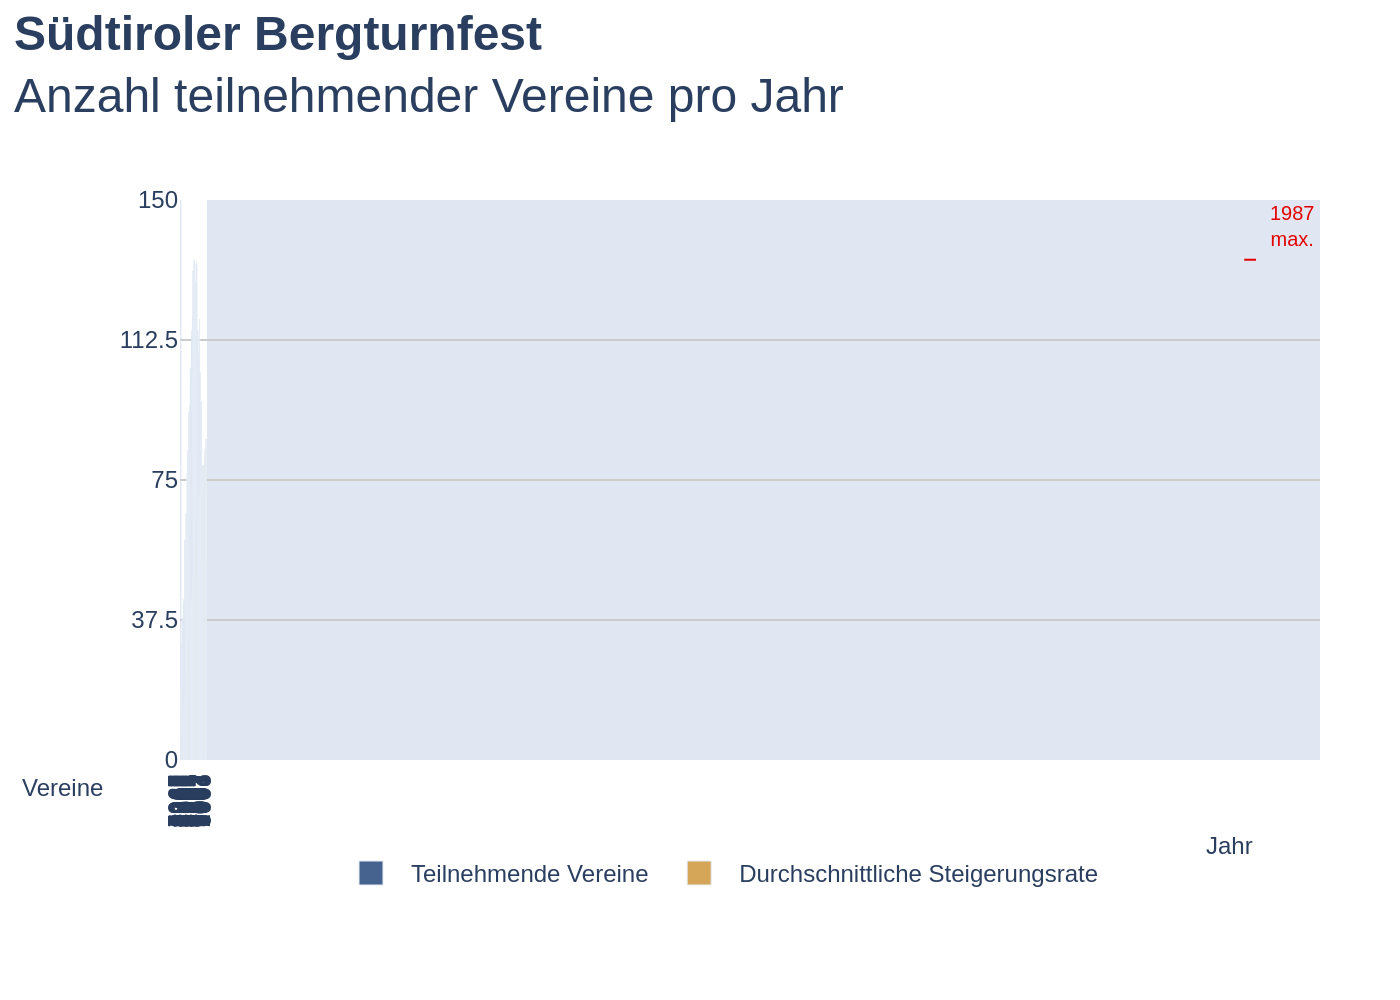

Recreate this plot in Python.
import sys
import json
import plotly.graph_objects as go
from pathlib import Path

# Check for command-line argument
if len(sys.argv) != 2:
    print(f"Usage: python {sys.argv[0]} <json_file_path>")
    sys.exit(1)

json_path = Path(sys.argv[1])
if not json_path.is_file():
    print(f"Error: JSON file not found at '{json_path}'")
    sys.exit(1)

# Load data from the specified JSON file
with open(json_path, 'r', encoding='utf-8') as f:
    chart_json = json.load(f)

# Extract data for plotting
chart_data = chart_json['chart_data']
texts = chart_json['texts']
colors = chart_json['colors']
annotations_data = chart_json.get('annotations', [])
categories = chart_data['categories']

# Create the figure
fig = go.Figure()

# Add bar traces for each series
for i, series in enumerate(chart_data['series']):
    fig.add_trace(go.Bar(
        x=categories,
        y=series['data'],
        name=series['name'],
        marker_color=colors[i]
    ))

# Update layout
fig.update_layout(
    font_family="Arial",
    title=dict(
        text=texts['title'],
        x=0.01,
        y=0.95,
        xanchor='left',
        yanchor='top',
        font=dict(size=24)
    ),
    xaxis=dict(
        tickmode='array',
        tickvals=categories,
        ticktext=[cat if (int(cat) % 1 == 0) else '' for cat in categories],
        showgrid=True,
        gridcolor='#FFFFFF',
        zeroline=False,
        domain=[0.05, 1] # Add some padding on the left for the y-axis label
    ),
    yaxis=dict(
        range=[0, 150],
        tickvals=[0, 37.5, 75, 112.5, 150],
        gridcolor='#CCCCCC',
        zeroline=False
    ),
    plot_bgcolor='#E1E7F2',
    barmode='group',
    bargap=0.3,
    bargroupgap=0.0,
    legend=dict(
        orientation="h",
        yanchor="top",
        y=-0.15,
        xanchor="center",
        x=0.5
    ),
    margin=dict(l=60, r=40, t=100, b=120),
    showlegend=True
)

# Add custom annotations and shapes from JSON
for item in annotations_data:
    if item['type'] == 'line':
        fig.add_shape(
            type='line',
            x0=item['x_start'],
            x1=categories[-1],
            y0=item['y'],
            y1=item['y'],
            line=dict(color=item['color'], width=1)
        )
    elif item['type'] == 'text':
        fig.add_annotation(
            x=item['x'],
            y=item['y'],
            text=item['text'],
            showarrow=False,
            font=dict(color=item['color'], size=10),
            xanchor=item['align'],
            yanchor=item['valign'],
            xshift=5 if item['align'] == 'left' else 0, # Add a small shift for left-aligned text
            yshift=3 if item['valign'] == 'bottom' else 0
        )

# Add axis labels as annotations to match original placement
fig.add_annotation(
    text=texts['y_axis_title'],
    xref="paper", yref="y",
    x=-0.01, y=0,
    xanchor='right', yanchor='top',
    showarrow=False,
    yshift=-5
)
fig.add_annotation(
    text=texts['x_axis_title'],
    xref="x", yref="paper",
    x=categories[-1], y=-0.12,
    xanchor='right', yanchor='top',
    showarrow=False
)

# Generate output PNG file
output_filename = json_path.stem + ".png"
fig.write_image(output_filename, scale=2)

print(f"Chart saved to {output_filename}")
